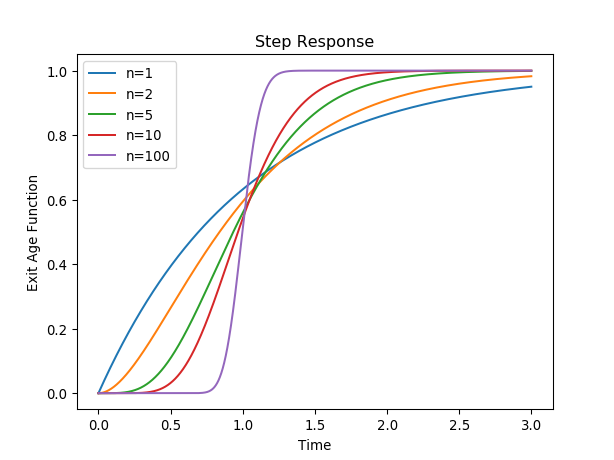

This chart was generated by the following Python code:
for n in [1, 2, 5, 10, 100]:
    a = rtdpy.Ncstr(tau=1, n=n, dt=.001, time_end=3)
    plt.plot(a.time, a.stepresponse, label="n={}".format(n))

plt.xlabel('Time')
plt.ylabel('Exit Age Function')
plt.title('Step Response')
plt.legend()
